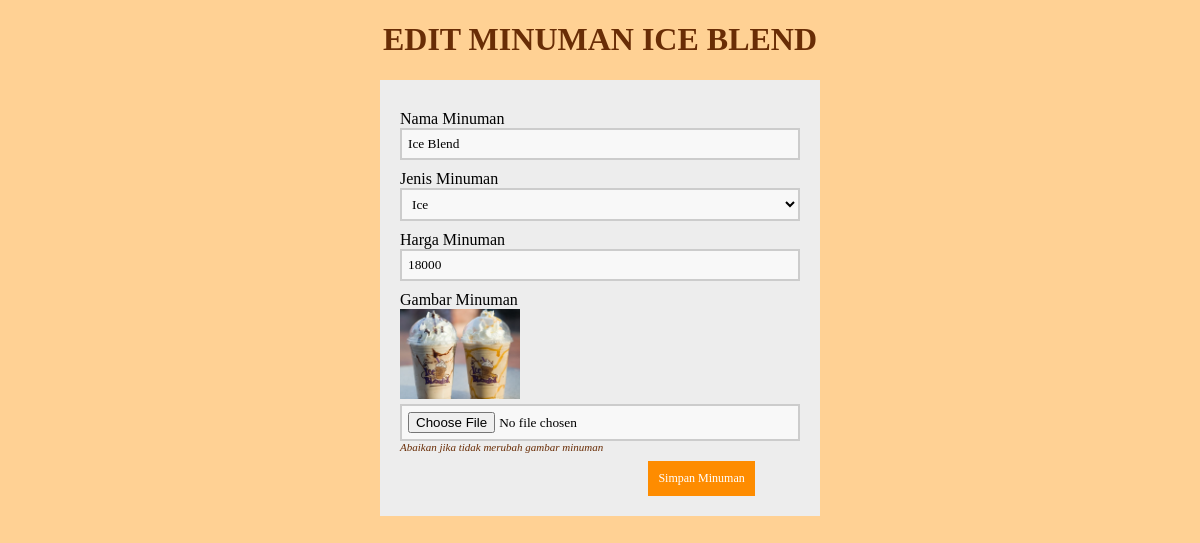
The app's page /Admin/Minuman/edit_minuman.php?id_menu=1 (signed in) with its own data.
### tables this page shows
CREATE TABLE `tabel_menu` (
  `id_menu` int(2) NOT NULL,
  `nama_menu` varchar(50) DEFAULT NULL,
  `kategori_menu` varchar(7) DEFAULT NULL,
  `jenis_menu` varchar(15) DEFAULT NULL,
  `harga_menu` int(9) DEFAULT NULL,
  `gambar_menu` varchar(500) DEFAULT NULL
);

### Admin/Minuman/edit_minuman.php (the view, shortened to what this page needs)
<?php
include '../../koneksi.php';
  if (isset($_GET['id_menu'])) {
    $id_menu = ($_GET["id_menu"]);
    $query = "SELECT * FROM tabel_menu WHERE id_menu='$id_menu'";
    $result = mysqli_query($koneksi, $query);
    $data = mysqli_fetch_assoc($result);
  } else {
    echo "<script>alert('Masukkan data id.');window.location='tampil_minuman.php';</script>";
  }
  ?>
<!DOCTYPE html>
<html>
  <head>
  </head>
  <body bgcolor = "#ffd194">
      <center>
        <h1>Edit Minuman <?php echo $data['nama_menu']; ?></h1>
      <center>
      <form method="POST" action="proses_edit_minuman.php" enctype="multipart/form-data" >
      <section class="base">
        <div>
          <label>Nama Minuman</label>
          <input type="text" name="nama_menu" value="<?php echo $data['nama_menu']; ?>" autofocus="" required="" />
        </div>
        <div>
          <label for="jenis_menu">Jenis Minuman</label>
          <select id="jenis_menu" name="jenis_menu" >
          <option value="Ice"><?php echo $data['jenis_menu']; ?></option>
            </select>
        </div>
        <div>
          <label>Harga Minuman</label>
         <input type="number" name="harga_menu" required=""value="<?php echo $data['harga_menu']; ?>" />
        </div>
        <div>
          <label>Gambar Minuman</label>
          <img src="../../Gambar/<?php echo $data['gambar_menu']; ?>" style="width: 120px;float: left;margin-bottom: 5px;">
          <input type="file" name="gambar_menu" />
          <i style="float: left;font-size: 11px;color: #692d06">Abaikan jika tidak merubah gambar minuman</i>
        </div>
        <div>
         <button type="submit">Simpan Minuman</button>
        </div>
        </section>
      </form>
  </body>
</html>

### Admin/Minuman/edit_minuman.php (style rules this page uses)
* { font-family: "Trebuchet MS"; }
h1 { text-transform: uppercase; color: #692d06; }
button { background-color: #fe8c00; color: #fff; padding: 10px; text-decoration: none; font-size: 12px; border: 0px; margin-top: 20px; }
label { margin-top: 10px; float: left; text-align: left; width: 100%; }
select { padding: 6px; width: 100%; box-sizing: border-box; background: #f8f8f8; border: 2px solid #ccc; outline-color: #fe8c00; }
input { padding: 6px; width: 100%; box-sizing: border-box; background: #f8f8f8; border: 2px solid #ccc; outline-color: #fe8c00; }
div { width: 100%; height: auto; }
.base { width: 400px; height: auto; padding: 20px; margin-left: auto; margin-right: auto; background: #ededed; }

### records on screen
tabel_menu: nama_menu "ICE BLEND", nama_menu "Ice Blend", jenis_menu "Ice", gambar_menu (picture)
